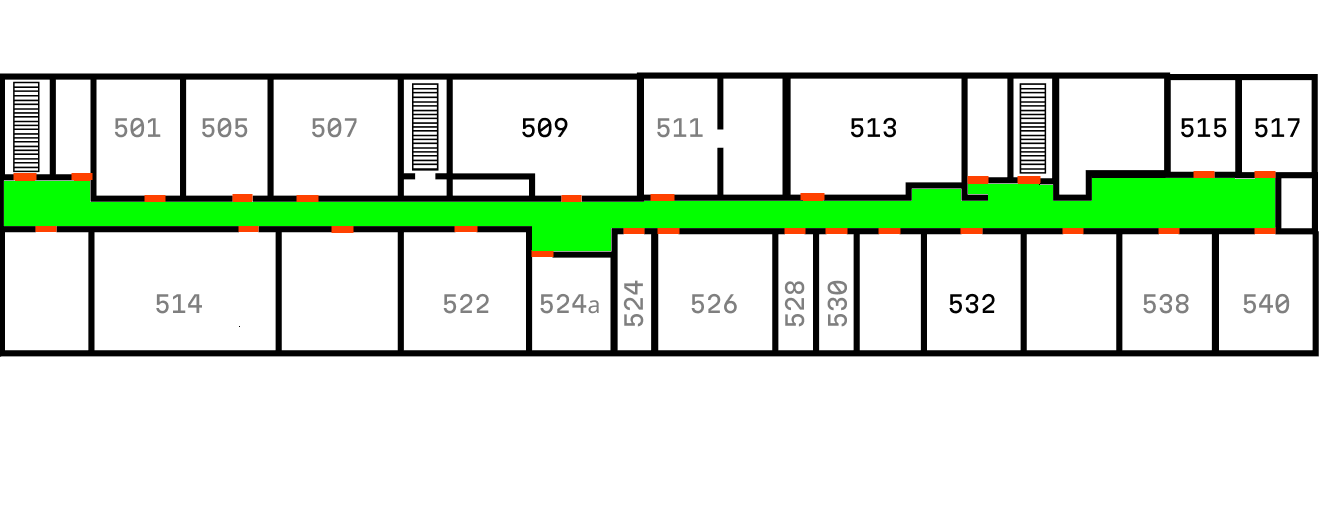
#> input picture GraphBuilder/preprocessed_plan5.png, 1339 x 522 px
$ python skeleton_corners.py
#> lines starting #> are read from the running program, lines starting #| are printed output that depends on the picture; after the words box and inside, x2 and y2 are one past the last pixel; in counts of white or black regions, pixels touching at a corner belong together
import cv2
import numpy as np
import matplotlib.pyplot as plt
from skimage.morphology import thin
from scipy.spatial import KDTree
from scipy import ndimage


# [20 lines left out: function find_skeleton_corners, not called in this run]


def extract_green_area(image):
    """Выделяем зеленую область (коридор)"""
    hsv = cv2.cvtColor(image, cv2.COLOR_BGR2HSV)

    # Диапазон зеленого цвета в HSV
    lower_green = np.array([35, 50, 50])
    upper_green = np.array([85, 255, 255])

    green_mask = cv2.inRange(hsv, lower_green, upper_green)

    # Морфологические операции для очистки маски
    kernel = np.ones((3, 3), np.uint8)
    green_mask = cv2.morphologyEx(green_mask, cv2.MORPH_CLOSE, kernel)
    green_mask = cv2.morphologyEx(green_mask, cv2.MORPH_OPEN, kernel)

    return green_mask


def create_skeleton_with_thin(green_mask):
    """Создаем скелет коридора с помощью thin"""
    # Убедимся, что маска бинарная
    _, binary = cv2.threshold(green_mask, 1, 255, cv2.THRESH_BINARY)

    # Используем thin для получения скелета
    skeleton = thin(binary // 255)
    skeleton = (skeleton * 255).astype(np.uint8)

    return skeleton


def find_corners_in_skeleton(skeleton, min_angle_change=30, window_size=5):
    """
    Находит углы в скелете, анализируя изменения направления

    Args:
        skeleton: бинарное изображение скелета
        min_angle_change: минимальное изменение угла для определения угла (градусы)
        window_size: размер окна для анализа направления
    """
    # Находим все точки скелета
    points = np.column_stack(np.where(skeleton > 0))
    if len(points) == 0:
        return []

    # Преобразуем в формат (x, y)
    points = [(p[1], p[0]) for p in points]

    # Строим граф скелета для анализа связности
    skeleton_graph = build_skeleton_graph(skeleton)

    # Находим ключевые точки (концевые и точки ветвления)
    endpoints, branch_points = find_key_skeleton_points(skeleton)

    # Анализируем изменение направления в каждой точке
    corner_points = []

    for point in points:
        x, y = point

        # Пропускаем концевые точки
        if (x, y) in endpoints:
            continue

        # Анализируем изменение направления в точке
        if is_corner_point(skeleton_graph, (x, y), min_angle_change, window_size):
            corner_points.append((x, y))

    # Добавляем точки ветвления как углы
    corner_points.extend(branch_points)

    # Фильтруем близко расположенные точки
    corner_points = filter_close_points(corner_points, min_distance=10)

    return corner_points


def build_skeleton_graph(skeleton):
    """Строит граф представления скелета"""
    # Находим все точки скелета
    points = np.column_stack(np.where(skeleton > 0))
    points = [(p[1], p[0]) for p in points]  # преобразуем в (x, y)

    # Создаем граф
    G = {}

    # Для каждой точки находим соседей
    for point in points:
        x, y = point
        neighbors = []

        # Проверяем 8-связных соседей
        for dx in [-1, 0, 1]:
            for dy in [-1, 0, 1]:
                if dx == 0 and dy == 0:
                    continue

                neighbor = (x + dx, y + dy)
                if neighbor in points:
                    neighbors.append(neighbor)

        G[point] = neighbors

    return G


def find_key_skeleton_points(skeleton):
    """Находит концевые точки и точки ветвления скелета"""
    endpoints = []
    branch_points = []

    # Находим все точки скелета
    points = np.column_stack(np.where(skeleton > 0))
    points = [(p[1], p[0]) for p in points]

    for point in points:
        x, y = point

        # Считаем количество соседей
        neighbors = 0
        for dx in [-1, 0, 1]:
            for dy in [-1, 0, 1]:
                if dx == 0 and dy == 0:
                    continue

                if (x + dx, y + dy) in points:
                    neighbors += 1

        # Концевые точки имеют 1 соседа
        if neighbors == 1:
            endpoints.append((x, y))
        # Точки ветвления имеют 3+ соседей
        elif neighbors >= 3:
            branch_points.append((x, y))

    return endpoints, branch_points


def is_corner_point(graph, point, min_angle_change, window_size):
    """
    Определяет, является ли точка углом, анализируя изменение направления
    """
    if point not in graph or len(graph[point]) < 2:
        return False

    # Получаем направления ветвей, исходящих из точки
    directions = []

    for neighbor in graph[point]:
        # Вычисляем направление от точки к соседу
        dx = neighbor[0] - point[0]
        dy = neighbor[1] - point[1]

        # Вычисляем угол направления
        angle = np.degrees(np.arctan2(dy, dx)) % 180
        directions.append(angle)

    # Если есть только два направления, проверяем угол между ними
    if len(directions) == 2:
        angle_diff = min(
            abs(directions[0] - directions[1]), 180 - abs(directions[0] - directions[1])
        )

        # Если угол между направлениями достаточно большой, это угол
        if angle_diff >= min_angle_change:
            return True

    # Для точек с более чем двумя соседями всегда считаем углом
    elif len(directions) > 2:
        return True

    return False


# [17 lines of commented-out code are left out]


def find_corners_using_shi_tomasi(skeleton, max_corners=50):
    """Находит углы в скелете с помощью Shi-Tomasi"""
    # Применяем детектор углов Shi-Tomasi
    corners = cv2.goodFeaturesToTrack(
        skeleton.astype(np.uint8),
        maxCorners=max_corners,
        qualityLevel=0.05,
        minDistance=15,
    )

    if corners is None:
        return []

    # Преобразуем в формат (x, y)
    corners = [tuple(map(int, corner[0])) for corner in corners]

    return corners


def filter_close_points(points, min_distance=10):
    """Фильтрует близко расположенные точки"""
    if len(points) <= 1:
        return points

    points_array = np.array(points)
    kdtree = KDTree(points_array)

    # Находим пары точек, которые слишком близко
    pairs = kdtree.query_pairs(min_distance)

    # Собираем точки для удаления
    to_remove = set()
    for i, j in pairs:
        # Оставляем точку с меньшим индексом, удаляем другую
        to_remove.add(max(i, j))

    # Фильтруем точки
    filtered_points = [points[i] for i in range(len(points)) if i not in to_remove]

    return filtered_points


def visualize_skeleton_corners(image, skeleton, corner_points, green_mask):
    """Визуализирует скелет и найденные углы"""
    # Создаем цветное изображение для визуализации
    skeleton_color = cv2.cvtColor(skeleton, cv2.COLOR_GRAY2BGR)
    result_img = image.copy()

    # Создаем фигуру для отображения
    fig, axes = plt.subplots(2, 3, figsize=(18, 12))

    # 1. Исходное изображение
    axes[0, 0].imshow(cv2.cvtColor(image, cv2.COLOR_BGR2RGB))
    axes[0, 0].set_title("Исходное изображение")
    axes[0, 0].axis("off")

    # 2. Маска коридора
    axes[0, 1].imshow(green_mask, cmap="Greens")
    axes[0, 1].set_title("Маска коридора")
    axes[0, 1].axis("off")

    # 3. Скелет коридора
    axes[0, 2].imshow(skeleton, cmap="gray")
    axes[0, 2].set_title("Скелет коридора")
    axes[0, 2].axis("off")

    # 4. Скелет с углами (простой вариант)
    skeleton_with_corners = skeleton_color.copy()
    for x, y in corner_points:
        cv2.circle(skeleton_with_corners, (x, y), 5, (0, 0, 255), -1)  # Красные точки

    axes[1, 0].imshow(cv2.cvtColor(skeleton_with_corners, cv2.COLOR_BGR2RGB))
    axes[1, 0].set_title(f"Скелет с углами ({len(corner_points)} точек)")
    axes[1, 0].axis("off")

    # 5. Исходное изображение со скелетом и углами
    result_with_skeleton = image.copy()

    # Рисуем скелет поверх изображения (зеленым)
    skeleton_points = np.where(skeleton > 0)
    for y, x in zip(skeleton_points[0], skeleton_points[1]):
        cv2.circle(result_with_skeleton, (x, y), 1, (0, 255, 255), -1)

    # Рисуем углы (красным)
    for x, y in corner_points:
        cv2.circle(result_with_skeleton, (x, y), 6, (0, 0, 255), -1)
        cv2.circle(result_with_skeleton, (x, y), 8, (255, 255, 255), 2)  # Белая обводка

    axes[1, 1].imshow(cv2.cvtColor(result_with_skeleton, cv2.COLOR_BGR2RGB))
    axes[1, 1].set_title("Исходное + скелет + углы")
    axes[1, 1].axis("off")

    # 6. Детальная визуализация углов
    detailed_img = image.copy()

    # Рисуем скелет тонкими линиями
    skeleton_points = np.where(skeleton > 0)
    for y, x in zip(skeleton_points[0], skeleton_points[1]):
        cv2.circle(detailed_img, (x, y), 1, (0, 255, 0), -1)

    # Рисуем углы с номерами
    for i, (x, y) in enumerate(corner_points):
        cv2.circle(detailed_img, (x, y), 8, (0, 0, 255), -1)
        cv2.circle(detailed_img, (x, y), 10, (255, 255, 255), 2)
        cv2.putText(
            detailed_img,
            str(i),
            (x + 12, y + 12),
            cv2.FONT_HERSHEY_SIMPLEX,
            0.5,
            (255, 255, 255),
            2,
        )

    axes[1, 2].imshow(cv2.cvtColor(detailed_img, cv2.COLOR_BGR2RGB))
    axes[1, 2].set_title("Детальная визуализация углов")
    axes[1, 2].axis("off")

    plt.tight_layout()
    plt.show()

    return result_with_skeleton


def compare_corner_detection_methods(skeleton):
    """Сравнивает разные методы обнаружения углов в скелете"""
    # Метод 1: Анализ изменения направления
    method1_corners = find_corners_in_skeleton(skeleton)

    # Метод 2: Детектор Харриса
    # method2_corners = find_corners_using_harris(skeleton)
    method2_corners = None

    # # Метод 3: Shi-Tomasi
    method3_corners = find_corners_using_shi_tomasi(skeleton)
    # method3_corners = None

    print("=== СРАВНЕНИЕ МЕТОДОВ ОБНАРУЖЕНИЯ УГЛОВ ===")
    print(f"Метод 1 (анализ направления): {len(method1_corners)} углов")
    print(f"Метод 2 (Харрис): {method2_corners} углов")
    print(f"Метод 3 (Shi-Tomasi): {method3_corners} углов")

    # Объединяем все углы (убирая дубликаты)
    all_corners = method1_corners + method3_corners
    unique_corners = filter_close_points(all_corners, min_distance=5)

    print(f"Объединенный результат: {len(unique_corners)} уникальных углов")

    return unique_corners


# Основная функция для использования
def analyze_skeleton_corners(image_path, use_combined_method=True):
    """
    Анализирует углы в скелете коридора

    Args:
        image_path: путь к изображению
        use_combined_method: использовать комбинированный метод
    """
#> called with image_path = 'preprocessed_plan5.png', use_combined_method = True
    print("=== АНАЛИЗ УГЛОВ В СКЕЛЕТЕ КОРИДОРА ===")

    # Загружаем изображение и строим скелет
    image = cv2.imread(image_path)
#> image is the input picture: shape (522, 1339, 3); mean B, G, R 216.4, 232.2, 218
    green_mask = extract_green_area(image)
    skeleton = create_skeleton_with_thin(green_mask)

    # Находим углы
    if use_combined_method:
        corner_points = compare_corner_detection_methods(skeleton)
#> in find_corners_in_skeleton, `points = np.column_stack(np.where(skeleton > 0))`: points = 1267 pairs, first value 189 to 226, second value 26 to 1255
#> in find_corners_in_skeleton, `points = [(p[1], p[0]) for p in points]`: points = 1267 pairs, first value 26 to 1255, second value 189 to 226
#> in build_skeleton_graph, `points = np.column_stack(np.where(skeleton > 0))`: points = 1267 pairs, first value 189 to 226, second value 26 to 1255
#> in build_skeleton_graph, `points = [(p[1], p[0]) for p in points]`: points = 1267 pairs, first value 26 to 1255, second value 189 to 226
#> the loop in build_skeleton_graph, `for point in points:` made 1267 passes
#> (x, y) on passes 1 to 3: (972, 189), (973, 189), (974, 189)
#> after the loop in build_skeleton_graph, `for point in points:`: G = 1267 items
#> in find_key_skeleton_points, `points = np.column_stack(np.where(skeleton > 0))`: points = 1267 pairs, first value 189 to 226, second value 26 to 1255
#> in find_key_skeleton_points, `points = [(p[1], p[0]) for p in points]`: points = 1267 pairs, first value 26 to 1255, second value 189 to 226
#> the loop in find_key_skeleton_points, `for point in points:` made 1267 passes
#> (x, y) on passes 1 to 3: (972, 189), (973, 189), (974, 189)
#> after the loop in find_key_skeleton_points, `for point in points:`: branch_points = [(1004, 205), (1003, 206), (1004, 206), (1005, 206)]; endpoints = [(972, 189), (1255, 197), (26, 203)]
#> the loop in find_corners_in_skeleton, `for point in points:` made 1267 passes
#> (x, y, angle_diff in is_corner_point) on passes 2 to 4: (973, 189, 0), (974, 189, 0), (975, 189, 0)
#> after the loop in find_corners_in_skeleton, `for point in points:`: corner_points = 162 pairs, first value 69 to 1249, second value 189 to 226
#> in filter_close_points, `points_array = np.array(points)`: points_array = 166 pairs, first value 69 to 1249, second value 189 to 226
#> in filter_close_points, `pairs = kdtree.query_pairs(min_distance)`: pairs = 1043 items
#> the loop in filter_close_points, `for i, j in pairs:` made 1043 passes
#> (i, j) on passes 1 to 3: (15, 21), (137, 145), (66, 103)
#> after the loop in filter_close_points, `for i, j in pairs:`: to_remove = 155 items
#> in filter_close_points, `filtered_points = [points[i] for i in range(len(points)) if i not in t..`: filtered_points = [(988, 189), (1004, 201), (69, 203), (1113, 203), (1249, 203), (1037, 206), (923, 208), (949, 208), (532, 214), (644, 214), (609, 215)]
#> in find_corners_in_skeleton, `corner_points = filter_close_points(corner_points, min_distance=10)`: corner_points has the same summary as filtered_points in filter_close_points
#> in compare_corner_detection_methods, `method1_corners = find_corners_in_skeleton(skeleton)`: method1_corners has the same summary as filtered_points in filter_close_points
#> in find_corners_using_shi_tomasi, `corners = cv2.goodFeaturesToTrack( skeleton.astype(np.uint8), maxCorne..`: corners = 19 rows, first 8: [1006, 204], [26, 203], [972, 189], [1256, 197], [588, 226], [555, 226], [643, 215], [609, 215]
#> in find_corners_using_shi_tomasi, `corners = [tuple(map(int, corner[0])) for corner in corners]`: corners = [(1006, 204), (26, 203), (972, 189), (1256, 197), (588, 226), (555, 226), (643, 215), (609, 215), (1092, 214), (1052, 214), (988, 214), (960, 214), (912, 214), (532, 214), (90, 214), (1037, 206), (1113, 203), (69, 203), (988, 189)]
#> in compare_corner_detection_methods, `method3_corners = find_corners_using_shi_tomasi(skeleton)`: method3_corners has the same summary as corners in find_corners_using_shi_tomasi
#| Метод 1 (анализ направления): 11 углов
#> (printed output is left out)
#> in compare_corner_detection_methods, `all_corners = method1_corners + method3_corners`: all_corners = 30 pairs, first value 26 to 1256, second value 189 to 226
#> the loop in filter_close_points (call 2), `for i, j in pairs:` made 8 passes
#> (i, j) on passes 1 to 4: (8, 24), (3, 27), (1, 11), (0, 29)
#> in compare_corner_detection_methods, `unique_corners = filter_close_points(all_corners, min_distance=5)`: unique_corners = [(988, 189), (1004, 201), (69, 203), (1113, 203), (1249, 203), (1037, 206), (923, 208), (949, 208), (532, 214), (644, 214), (609, 215), (26, 203), (972, 189), (1256, 197), (588, 226), (555, 226), (1092, 214), (1052, 214), (988, 214), (960, 214), (912, 214), (90, 214)]
#| Объединенный результат: 22 уникальных углов
#> corner_points has the same summary as unique_corners in compare_corner_detection_methods
    else:
        corner_points = find_corners_in_skeleton(skeleton)

    # Визуализируем результат
    result_img = visualize_skeleton_corners(image, skeleton, corner_points, green_mask)
#> the loop in visualize_skeleton_corners, `for x, y in corner_points:` made 22 passes
#> after the loop in visualize_skeleton_corners, `for x, y in corner_points:`:
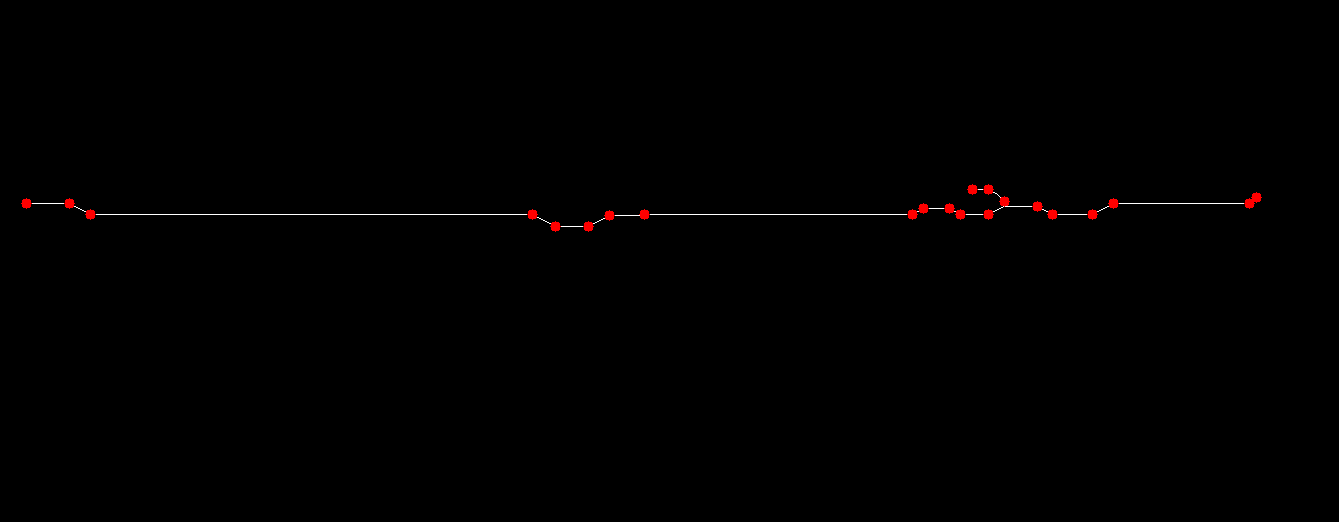
#> skeleton_with_corners: shape (522, 1339, 3); mean B, G, R 0.4, 0.4, 1
#> in visualize_skeleton_corners, `skeleton_points = np.where(skeleton > 0)`: skeleton_points = 1267 positions, rows 189 to 226, columns 26 to 1255
#> the loop in visualize_skeleton_corners, `for y, x in zip(skeleton_points[0], skeleton_points[1]):` made 1267 passes
#> (y, x) on passes 1 to 3: (189, 972), (189, 973), (189, 974)
#> after the loop in visualize_skeleton_corners, `for y, x in zip(skeleton_points[0], skeleton_points[1]):`:
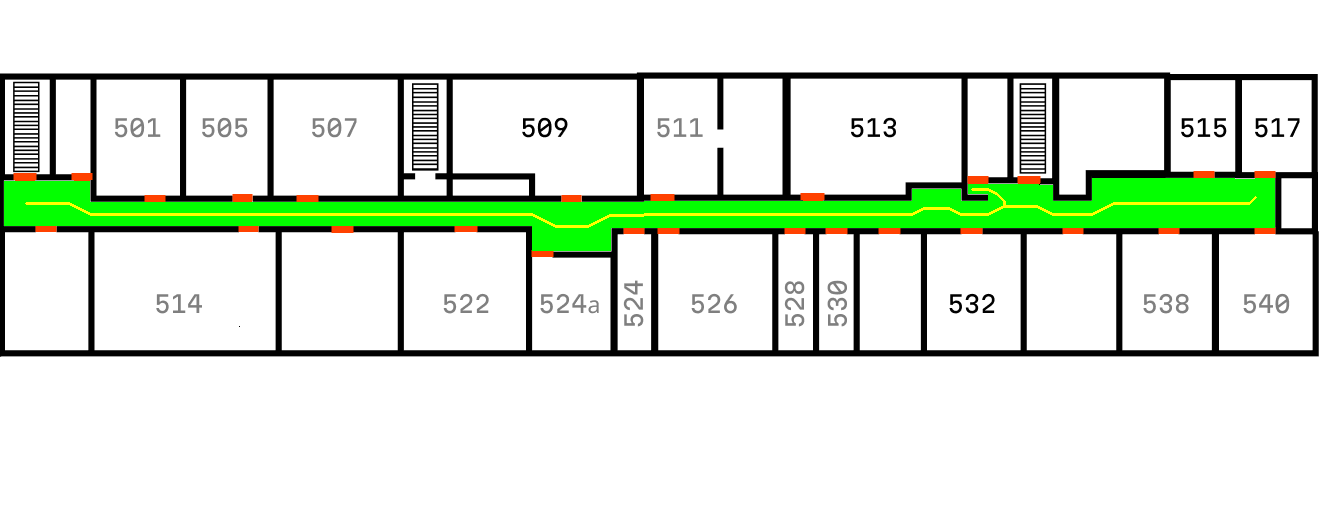
#> result_with_skeleton: shape (522, 1339, 3); 0.54% of pixels changed, all inside (x1, y1, x2, y2) = (25, 188, 1257, 228)
#> after the loop in visualize_skeleton_corners, `for x, y in corner_points:`:
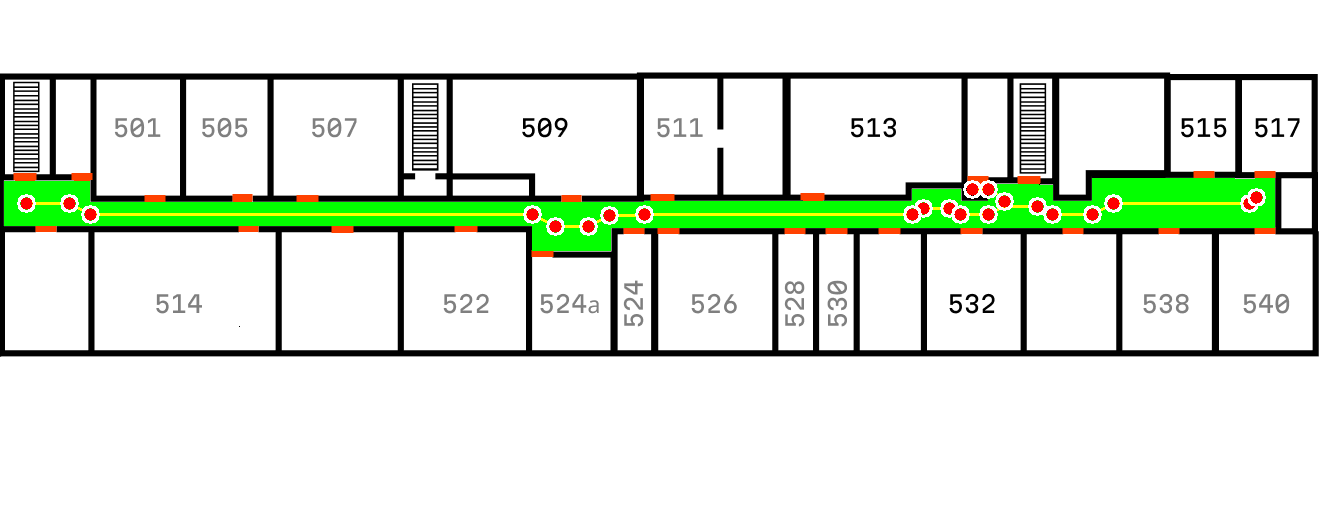
#> result_with_skeleton: shape (522, 1339, 3); 0.81% of pixels changed, all inside (x1, y1, x2, y2) = (17, 180, 1266, 236)
#> the loop in visualize_skeleton_corners, `for i, (x, y) in enumerate(corner_points):` made 22 passes
#> in visualize_skeleton_corners, `plt.show()`:
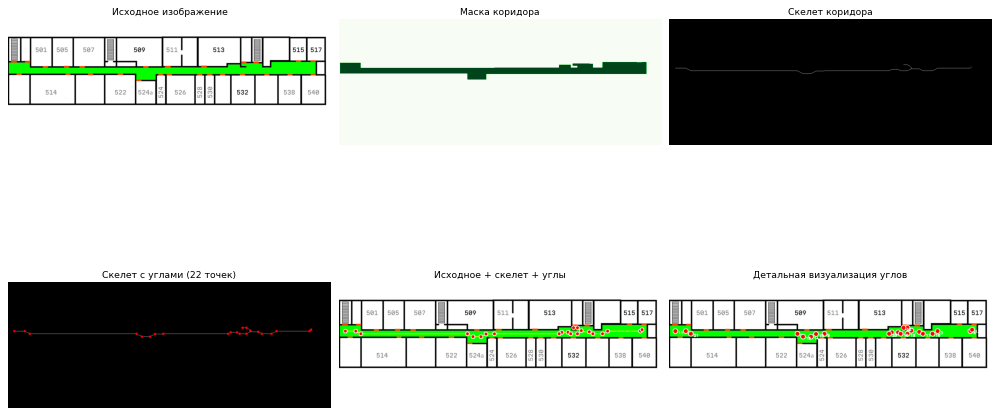
#> figure drawn by matplotlib, 6 panels

    # Выводим информацию об углах
    print(f"\nНайдено углов в скелете: {len(corner_points)}")
#| Найдено углов в скелете: 22
    print("\nКоординаты угловых точек:")
    for i, (x, y) in enumerate(corner_points):
        print(f"  Угол {i}: ({x}, {y})")
#> this loop made 22 passes
#> (printed output is left out)

    # Анализируем распределение углов
    if corner_points:
        points_array = np.array(corner_points)
#> points_array = 22 rows, first 8: [988, 189], [1004, 201], [69, 203], [1113, 203], [1249, 203], [1037, 206], [923, 208], [949, 208]
        print(f"\nСтатистика углов:")
        print(
            f"  Область: X [{np.min(points_array[:, 0])}-{np.max(points_array[:, 0])}], "
            f"Y [{np.min(points_array[:, 1])}-{np.max(points_array[:, 1])}]"
        )
#|   Область: X [26-1256], Y [189-226]
        print(
            f"  Центр масс: ({np.mean(points_array[:, 0]):.1f}, {np.mean(points_array[:, 1]):.1f})"
        )
#|   Центр масс: (800.4, 208.6)

    return {
        "corner_points": corner_points,
        "skeleton": skeleton,
        "green_mask": green_mask,
        "visualization": result_img,
    }


# Пример использования
if __name__ == "__main__":
    image_path = "preprocessed_plan5.png"

    try:
        # Анализируем углы в скелете
        results = analyze_skeleton_corners(image_path, use_combined_method=True)
#> results = 4 items

        # Сохраняем результаты
        np.save("skeleton_corners.npy", np.array(results["corner_points"]))
        cv2.imwrite("skeleton_with_corners.png", results["visualization"])

        print("\nРезультаты сохранены в файлы:")
        print("  - skeleton_corners.npy (координаты углов)")
        print("  - skeleton_with_corners.png (визуализация)")

    except Exception as e:
        print(f"Ошибка при обработке изображения: {e}")
